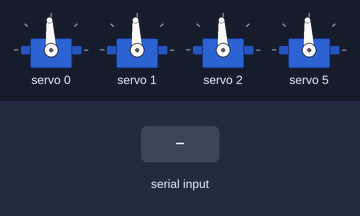
This sketch was run on a simulated Arduino Mega 2560, built with avr-gcc and run on an emulated ATmega2560. Shown: 4 × servo. Inputs (shaded band) come from the test bench. What the sketch prints to the serial monitor is not drawn.

Above: at 1.2 s.
1.3 s: "90,45,200,10\n" received over the second serial link
At 2.6 s:
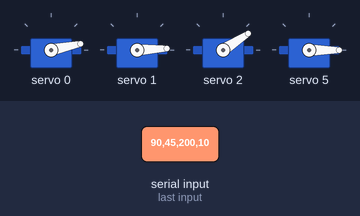
Timing chart, 0 to 4.3 s (numbered marks = the images above; inputs shaded):
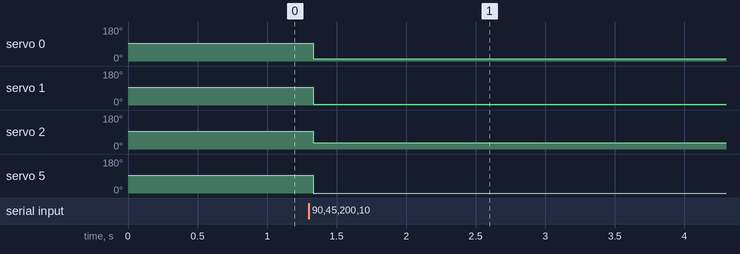

The sketch:

GloveController_Code.ino
```cpp
//  #include <Wire.h>
// #include <Adafruit_PWMServoDriver.h>

// // Create the PWM driver object
// Adafruit_PWMServoDriver pwm = Adafruit_PWMServoDriver(0x40);

// // Servo channels
// const int servo1_ch = 0;
// const int servo2_ch = 1;
// const int servo3_ch = 2;
// const int servo4_ch = 3;  // New servo for accelerometer data

// // Continuous Servo PWM values
// const int STOP_SIGNAL = 307;      // Neutral (no movement)
// const int FULL_FORWARD = 409;     // Full forward speed
// const int FULL_BACKWARD = 204;    // Full backward speed

// // Neutral offsets for each motor (resting position adjustments)
// const int NEUTRAL_PWM_OFFSET1 = 10;
// const int NEUTRAL_PWM_OFFSET2 = 15;
// const int NEUTRAL_PWM_OFFSET3 = 80;  // Still reversed for actual use
// const int NEUTRAL_PWM_OFFSET4 = 5;

// const float SPEED_SCALE = 0.3; // Higher = faster response

// // Smoothed PWM values
// int smoothedPWM1 = STOP_SIGNAL + NEUTRAL_PWM_OFFSET1;
// int smoothedPWM2 = STOP_SIGNAL + NEUTRAL_PWM_OFFSET2;
// int smoothedPWM3 = STOP_SIGNAL - NEUTRAL_PWM_OFFSET3;  // Neutral: FORWARD only
// int smoothedPWM4 = STOP_SIGNAL + NEUTRAL_PWM_OFFSET4;

// void setup() {
//   Serial.begin(4800);
//   Serial1.begin(4800);
//   Wire.begin();
//   pwm.begin();
//   pwm.setOscillatorFrequency(27000000);
//   pwm.setPWMFreq(50);

//   Serial.println("Mega ready. Waiting for data...");

//   // Neutral setup: servo3 forward at rest (non-reversed)
//   pwm.setPWM(servo1_ch, 0, smoothedPWM1);
//   pwm.setPWM(servo2_ch, 0, smoothedPWM2);
//   pwm.setPWM(servo3_ch, 0, smoothedPWM3);  // Neutral only: forward
//   pwm.setPWM(servo4_ch, 0, smoothedPWM4);
// }

// void loop() {
//   if (Serial1.available() > 0) {
//     char data[32] = {0};
//     int len = Serial1.readBytesUntil('\n', data, sizeof(data) - 1);

//     if (len > 0) {
//       data[len] = '\0';

//       int flex1, flex2, flex3, accel;
//       int parsed = sscanf(data, "%d,%d,%d,%d", &flex1, &flex2, &flex3, &accel);

//       if (parsed == 4) {
//         Serial.print("Received: ");
//         Serial.print(flex1); Serial.print(", ");
//         Serial.print(flex2); Serial.print(", ");
//         Serial.print(flex3); Serial.print(", ");
//         Serial.println(accel);

//         int targetPWM1 = map(flex1, 1400, 1410, FULL_BACKWARD, FULL_FORWARD) + NEUTRAL_PWM_OFFSET1;
//         int targetPWM2 = map(flex2, 1400, 1402, FULL_BACKWARD, FULL_FORWARD) + NEUTRAL_PWM_OFFSET2;

//         // REVERSED range for motor 3: 1410 = backward, 1400 = forward
//         int targetPWM3 = map(flex3, 1410, 1400, FULL_BACKWARD, FULL_FORWARD) + NEUTRAL_PWM_OFFSET3;

//         int targetPWM4 = map(accel, 1480, 1500, FULL_BACKWARD, FULL_FORWARD) + NEUTRAL_PWM_OFFSET4;

//         smoothedPWM1 += (targetPWM1 - smoothedPWM1) * SPEED_SCALE;
//         smoothedPWM2 += (targetPWM2 - smoothedPWM2) * SPEED_SCALE;
//         smoothedPWM3 += (targetPWM3 - smoothedPWM3) * SPEED_SCALE;
//         smoothedPWM4 += (targetPWM4 - smoothedPWM4) * SPEED_SCALE;

//         pwm.setPWM(servo1_ch, 0, smoothedPWM1);
//         pwm.setPWM(servo2_ch, 0, smoothedPWM2);
//         pwm.setPWM(servo3_ch, 0, smoothedPWM3);  // REVERSED for actual movement
//         pwm.setPWM(servo4_ch, 0, smoothedPWM4);

//         Serial.print("PWM Set: ");
//         Serial.print(smoothedPWM1); Serial.print(", ");
//         Serial.print(smoothedPWM2); Serial.print(", ");
//         Serial.print(smoothedPWM3); Serial.print(" (reversed for data), ");
//         Serial.println(smoothedPWM4);
//       } else {
//         Serial.println("❌ ERROR: Parsing failed!");
//       }
//     }
//   }
// }


// #include <Wire.h>
// #include <Adafruit_PWMServoDriver.h>

// // Create the PWM driver object
// Adafruit_PWMServoDriver pwm = Adafruit_PWMServoDriver(0x40);

// // Servo channels
// const int servo1_ch = 0;
// const int servo2_ch = 1;
// const int servo3_ch = 2;
// const int servo4_ch = 3;

// // Continuous Servo PWM values
// const int STOP_SIGNAL = 307;
// const int FULL_FORWARD = 409;
// const int FULL_BACKWARD = 204;

// // Neutral offsets (adjust if servos don't stop at STOP_SIGNAL)
// const int NEUTRAL_PWM_OFFSET1 = 10;
// const int NEUTRAL_PWM_OFFSET2 = 15;
// const int NEUTRAL_PWM_OFFSET3 = 20;
// const int NEUTRAL_PWM_OFFSET4 = 5;

// const float SPEED_SCALE = 0.3;

// int smoothedPWM1 = STOP_SIGNAL + NEUTRAL_PWM_OFFSET1;
// int smoothedPWM2 = STOP_SIGNAL + NEUTRAL_PWM_OFFSET2;
// int smoothedPWM3 = STOP_SIGNAL + NEUTRAL_PWM_OFFSET3;
// int smoothedPWM4 = STOP_SIGNAL + NEUTRAL_PWM_OFFSET4;

// void setup() {
//   Serial.begin(9600);
//   Wire.begin();
//   pwm.begin();
//   pwm.setOscillatorFrequency(27000000);
//   pwm.setPWMFreq(50);

//   Serial.println("Mega ready with 4 pots.");

//   // Initial servo stop
//   pwm.setPWM(servo1_ch, 0, smoothedPWM1);
//   pwm.setPWM(servo2_ch, 0, smoothedPWM2);
//   pwm.setPWM(servo3_ch, 0, smoothedPWM3);
//   pwm.setPWM(servo4_ch, 0, smoothedPWM4);
// }

// void loop() {
//   int pot1 = analogRead(A0); // Pot 1
//   int pot2 = analogRead(A1); // Pot 2
//   int pot3 = analogRead(A2); // Pot 3
//   int pot4 = analogRead(A3); // Pot 4

//   int pwm1 = map(pot1, 0, 1023, 1400, 1600);
//   int pwm2 = map(pot2, 0, 1023, 1400, 1600);
//   int pwm3 = map(pot3, 0, 1023, 1400, 1600);
//   int pwm4 = map(pot4, 0, 1023, 1400, 1600);

//   if (abs(pwm1 - 1500) < 5) pwm1 = 1500;
//   if (abs(pwm2 - 1500) < 5) pwm2 = 1500;
//   if (abs(pwm3 - 1500) < 5) pwm3 = 1500;
//   if (abs(pwm4 - 1500) < 5) pwm4 = 1500;

//   // Map to servo PWM and smooth (double the speed of change)
//   int target1 = map(pwm1, 1400, 1600, FULL_BACKWARD, FULL_FORWARD) + NEUTRAL_PWM_OFFSET1;
//   int target2 = map(pwm2, 1400, 1600, FULL_BACKWARD, FULL_FORWARD) + NEUTRAL_PWM_OFFSET2;
//   int target3 = map(pwm3, 1400, 1600, FULL_BACKWARD, FULL_FORWARD) + NEUTRAL_PWM_OFFSET3;
//   int target4 = map(pwm4, 1400, 1600, FULL_BACKWARD, FULL_FORWARD) + NEUTRAL_PWM_OFFSET4;

//   smoothedPWM1 += 2 * (target1 - smoothedPWM1) * SPEED_SCALE;
//   smoothedPWM2 += 2 * (target2 - smoothedPWM2) * SPEED_SCALE;
//   smoothedPWM3 += 2 * (target3 - smoothedPWM3) * SPEED_SCALE;
//   smoothedPWM4 += 2 * (target4 - smoothedPWM4) * SPEED_SCALE;

//   pwm.setPWM(servo1_ch, 0, smoothedPWM1);
//   pwm.setPWM(servo2_ch, 0, smoothedPWM2);
//   pwm.setPWM(servo3_ch, 0, smoothedPWM3);
//   pwm.setPWM(servo4_ch, 0, smoothedPWM4);

//   Serial.print("PWM: ");
//   Serial.print(smoothedPWM1); Serial.print(", ");
//   Serial.print(smoothedPWM2); Serial.print(", ");
//   Serial.print(smoothedPWM3); Serial.print(", ");
//   Serial.println(smoothedPWM4);

//   delay(50);
// }


#include <Wire.h>
#include <Adafruit_PWMServoDriver.h>

Adafruit_PWMServoDriver pwm = Adafruit_PWMServoDriver(0x40);

const int servoChannels[4] = {0, 1, 2, 5}; // Skipping channels 3 and 4
const int PWM_MIN = 102;
const int PWM_MAX = 512;

void setup() {
  Serial.begin(4800);
  Serial1.begin(4800);

  Wire.begin();
  pwm.begin();
  pwm.setOscillatorFrequency(27000000);
  pwm.setPWMFreq(50);

  Serial.println("Mega ready...");
  for (int i = 0; i < 4; i++) {
    int centerPulse = map(90, 0, 180, PWM_MIN, PWM_MAX);
    pwm.setPWM(servoChannels[i], 0, centerPulse);
  }
}

void loop() {
  if (Serial1.available()) {
    char data[48] = {0};
    int len = Serial1.readBytesUntil('\n', data, sizeof(data) - 1);
    if (len > 0) {
      data[len] = '\0';

      int pots[4];
      if (sscanf(data, "%d,%d,%d,%d", &pots[0], &pots[1], &pots[2], &pots[3]) == 4) {
        for (int i = 0; i < 4; i++) {
          int angle = map(pots[i], 0, 1023, 0, 180);  // Adjust to glove range
          angle = constrain(angle, 0, 180);
          int pulse = map(angle, 0, 180, PWM_MIN, PWM_MAX);
          pwm.setPWM(servoChannels[i], 0, pulse);
        }
      }
    }
  }
}
```

Measured:
- after the input at 1.3 s, servo 0: 93° → 12° at once; servo 1: 93° → 3° at once; servo 2: 93° → 33° at once; servo 5: 93° → 0° at once
